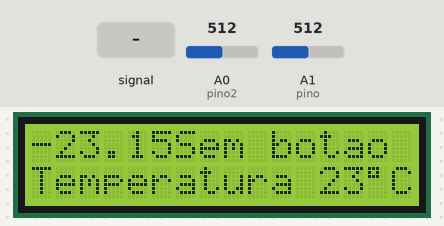
Simulated run of this sketch. Board: Arduino Uno, built with avr-gcc and run on an emulated ATmega328P. Parts: 16×2 character LCD. The inputs (shaded band) are chosen by the test bench; at power-on: A0 (pino2) = 512, A1 (pino) = 512. EEPROM starts erased.

Above: at 1.2 s.
1.3 s: A0 (pino2) fed a 200 Hz sine of ±255 counts around its level
At 3.03 s:
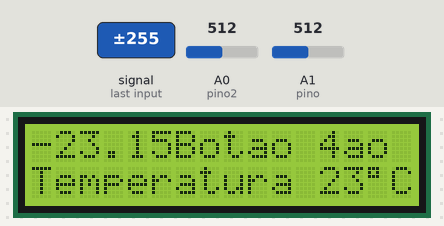
3.4 s: A0 (pino2) set to 233
At 3.9 s:
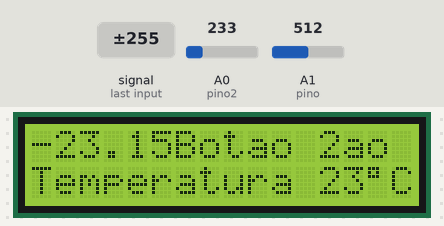
4.9 s: A1 (pino) set to 306
At 6.1 s:
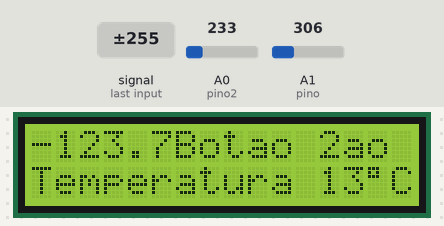
6.4 s: A0 (pino2) set to 217
At 7.4 s:
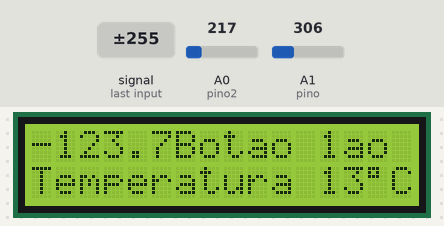
7.9 s: A1 (pino) set to 270
At 8.5 s:
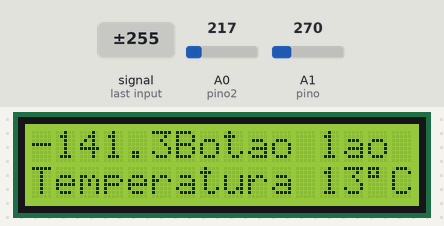
9.4 s: A0 (pino2) set to 237
At 9.7 s:
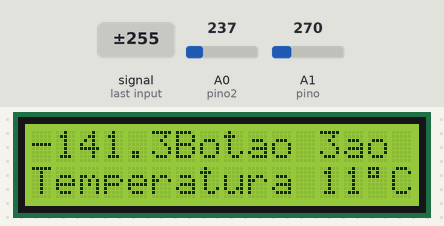
Timing chart, 0 to 11.9 s (numbered marks = the images above; inputs shaded):
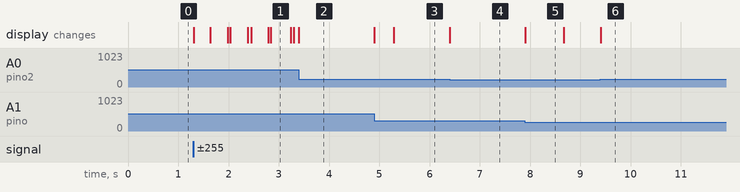

The sketch:

disp_lcd_temp.ino
```cpp
#include <LiquidCrystal.h>                              //Biblioteca para o display LCD
#include <EEPROM.h>                                     //Biblioteca para uso da EEPROM para armazenar e utilizar valores lidos
#define pino A1
#define pino2 A0

// --- Variáveis ---
int med, addr;
float temp=0.0, ltemp=0.0, botao=0.0;
boolean but0 = 0x00,  //Usados na leitura dos botoes da porta analogica A0
        but1 = 0x00,
        but2 = 0x00,
        but3 = 0x00,
        but4 = 0x00,
        but5 = 0x00,
        but6 = 0x00,
        but7 = 0x00;

unsigned long values;

// --- Hardware do LCD ---
LiquidCrystal disp(2,  //RS no digital 2
                   3,  //RW no digital 3
                   4,  //EN no digital 4
                   5,  //D4 no digital 5
                   6,  //D5 no digital 6
                   7,  //D6 no digital 7
                   8); //D7 no digital 8

void setup()
{
     disp.begin(16,2);                                    //Inicializa LCD 16 x 2
     disp.setCursor(0,0);                                 //Posiciona cursor na coluna 1, linha 1
//     Serial.begin(9600);                                //incializa a saida serial (nao testado)
}
// --- Funções Auxiliares ---
void keyboardRead()
{
     if(botao <  127){
     but0 = 0x01;
     disp.setCursor(6,0);
     disp.print("Sem botao");
   }
     else if (botao > 200 && botao < 227) {
     but1 = 0x01;
     disp.setCursor(6,0);
     disp.print("Botao 1");
   }
     else if (botao > 227 && botao < 235) {
     but2 = 0x01;
     disp.setCursor(6,0);
     disp.print("Botao 2");
   }
     else if (botao > 236 && botao < 243) {
     but3 = 0x01;
     disp.setCursor(6,0);
     disp.print("Botao 3");
   }
     else if (botao > 243 && botao < 265) {
     but4 = 0x01;
     disp.setCursor(6,0);
     disp.print("Botao 4");
   }
     else if (botao > 265 && botao < 280) {
     but5 = 0x01;
     disp.setCursor(6,0);
     disp.print("Botao 5");
   }
     else if (botao > 320 && botao < 350) {
     but6 = 0x01;
     disp.setCursor(6,0);
     disp.print("Botao 6");
   }
     else if (botao > 1000 && botao < 1024) {
     but7 = 0x01;
     disp.setCursor(6,0);
     disp.print("Botao 7");
   }
}

void temper(){
     disp.setCursor(0,0);
       disp.print(temp);
//       disp.print(botao);
//       Serial.println(temp);                        //Envia o valor para o serial
}

void loop()
{
  keyboardRead();
  botao=(analogRead(pino2));
  temp = (analogRead(pino)*0.4882813)-273.15;
  if (temp<=ltemp-0.5 || temp>=ltemp+0.5){
    ltemp = temp;
    temper();
 //   Serial.print("Temp: ");
  //  Serial.print(temp);
  //  Serial.print("ºC");
    disp.setCursor(1,0);
  }
    if (med % 1250 == 0){
      EEPROM.write(addr, temp);
      values=EEPROM.read(int(addr));
      disp.setCursor(0,1);
      disp.print("Temperatura ");
      disp.setCursor(12,1);
      disp.print(values);
      disp.setCursor(14,1);
      disp.print((char)223);
      disp.setCursor(15,1);
      disp.print("C");
    }
    med = med + 1;
}
```

Measured:
- after the input at 1.3 s, the display: changes at once (image 1)
- after the input at 4.9 s, the display: first changes at once (image 3 shows a later state)
- after the input at 6.4 s, the display: changes at once (image 4)
- after the input at 7.9 s, the display: first changes at once (image 5 shows a later state)
- after the input at 9.4 s, the display: changes at once (image 6)
- what the display in image 5 shows lasts 0.8 s, from 7.9 s to 8.7 s
